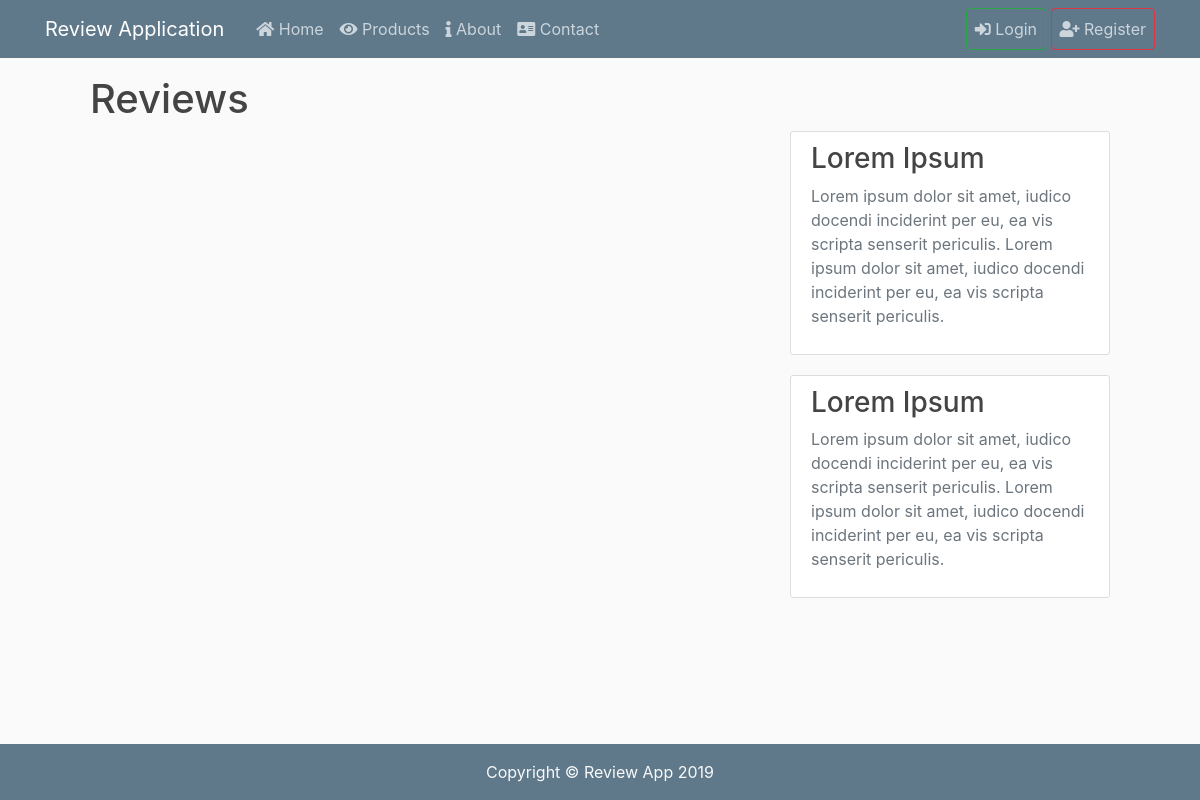
/review/, run on an earlier commit of the app's database.
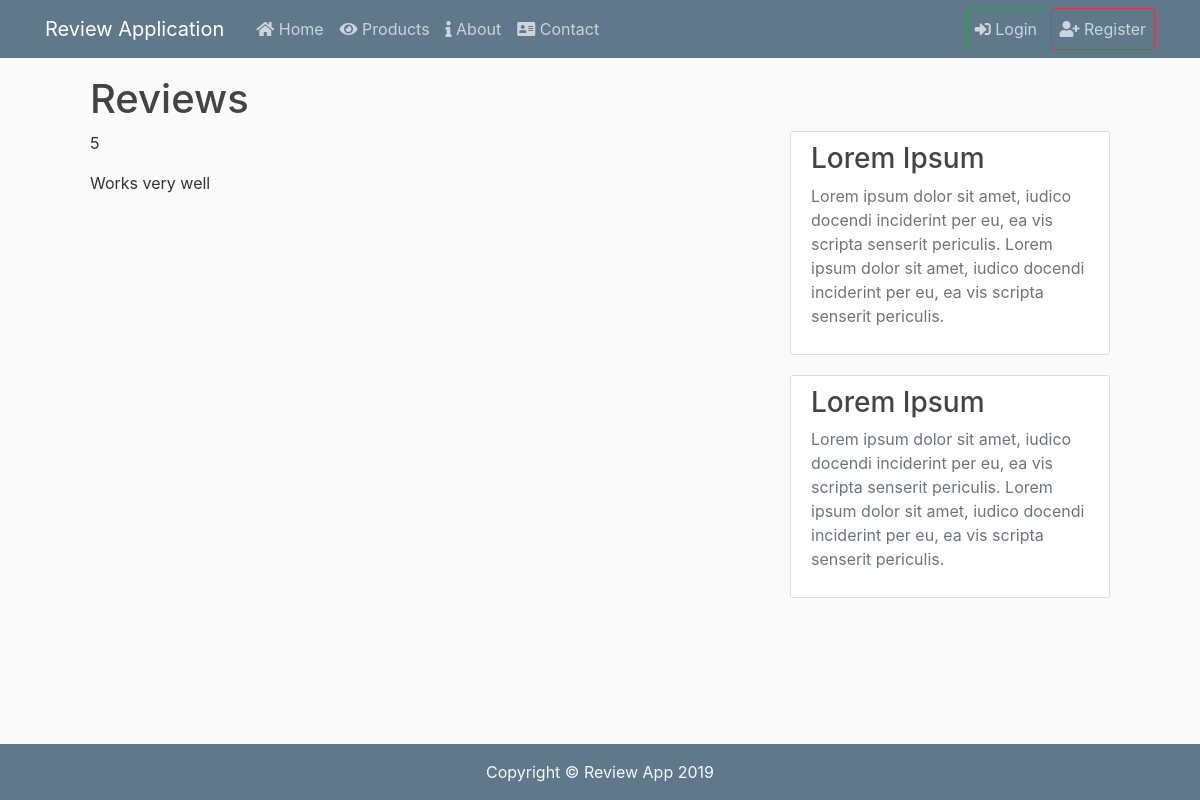
And on a later commit of the database.
### reviewApp/models.py (models this page shows, shortened)
class Review(models.Model):
	product = models.ForeignKey(Product, on_delete=models.CASCADE)
	profile = models.ForeignKey(Profile, on_delete=models.CASCADE)
	author = models.ForeignKey(User, on_delete=models.CASCADE)
	rating = models.PositiveSmallIntegerField(default=1, validators = [MinValueValidator(1), MaxValueValidator(5)])
	reviewtext = models.TextField()
	postdate = models.DateTimeField(auto_now_add=True)
	lastmodified = models.DateTimeField(auto_now=True)

### reviewApp/views.py (the view)
# urls.py: path('review/', ReviewListView.as_view(), name='reviewApp-review'),
class ReviewListView(ListView):
	model = Review
	template_name = 'reviewApp/review.html'
	context_object_name = 'reviews'

### reviewApp/templates/reviewApp/review.html (shortened to what this page needs)
{% extends "reviewApp/base.html" %}
{% block content %}
	<h1>Reviews</h1>
	<div class="row">
		<div class="col-md-8">
		{% for review in reviews %}
			<p>{{ review.rating }}</p>
			<p>{{ review.reviewtext }}</p>
		{% endfor %}
		</div>
		<div class="col-md-4">
			<div class="content-section">
				<h3>Lorem Ipsum</h3>
				<p class='text-muted'>
					Lorem ipsum dolor sit amet, iudico docendi inciderint per eu, ea vis scripta senserit periculis. Lorem ipsum dolor sit amet, iudico docendi inciderint per eu, ea vis scripta senserit periculis.
				</p>
			</div>
			<div class="content-section">
				<h3>Lorem Ipsum</h3>
				<p class='text-muted'>
					Lorem ipsum dolor sit amet, iudico docendi inciderint per eu, ea vis scripta senserit periculis. Lorem ipsum dolor sit amet, iudico docendi inciderint per eu, ea vis scripta senserit periculis.
			</div>
		</div>
	</div>
{% endblock content %}

What changed in the data, as far as the page shows it:
added Review: rating "5", reviewtext "Works very well"
